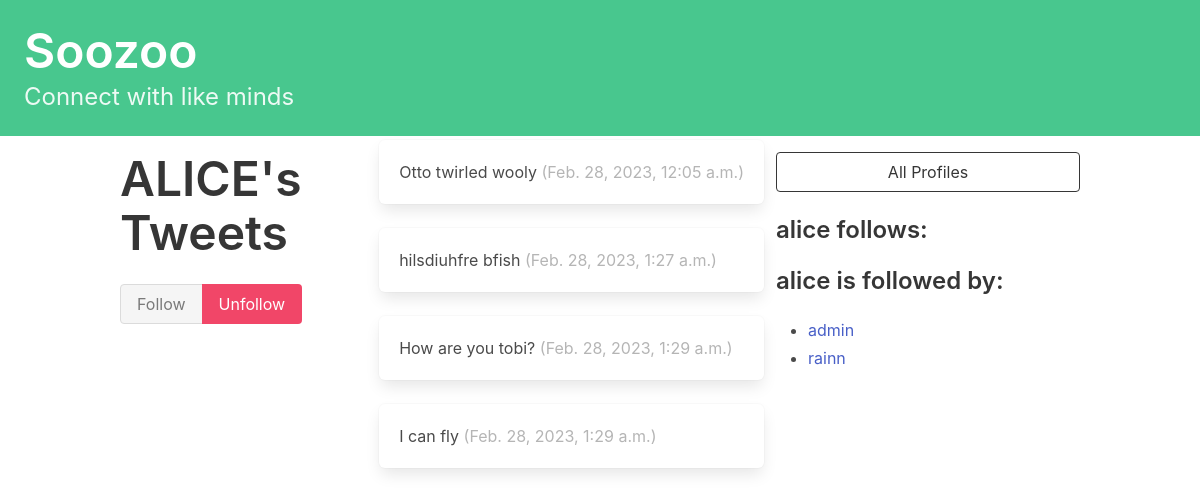
The app's page /profile/2 (signed in) with its own data.
### tobichat/models.py (models this page shows, shortened)
class Profile(models.Model):
    user = models.OneToOneField(User, on_delete=models.CASCADE)
    follows = models.ManyToManyField(
        "self",
        related_name="followed_by",
        symmetrical=False,
        blank=True
    )
    def __str__(self) -> str:
        return self.user.username

class Dweet(models.Model):
    user = models.ForeignKey(
        User, related_name="dweets", on_delete=models.DO_NOTHING
    )
    body = models.CharField(max_length=150)
    created_at = models.DateTimeField(auto_now_add=True)

### tobichat/views.py (the view, shortened to what this page needs)
# urls.py: path("profile/<int:pk>", profile, name="profile"),
def profile(request, pk):
    if not hasattr(request.user, 'profile'):
        missing_profile = Profile(user=request.user)
        missing_profile.save()
    profile = Profile.objects.get(pk=pk)
    return render(request, "tobichat/profile.html", {"profile": profile})

### tobichat/templates/tobichat/profile.html (shortened to what this page needs)
{% extends 'base.html' %}
{% block content %}
<div class="column">
    <div class="block">
    <h1 class="title is-1">
        {{profile.user.username|upper}}'s Tweets
    </h1>
    </div>
<form method="post">
    <div class="buttons has-addons">
    {% if profile in user.profile.follows.all %}
        <button class="button is-success is-static">Follow</button>
        <button class="button is-danger" name="follow" value="unfollow">
            Unfollow
        </button>
    {% else %}
        <button class="button is-success" name="follow" value="follow">
            Follow
        </button>
        <button class="button is-danger is-static">Unfollow</button>
    {% endif %}
    </div>
</form>
</div>
<div class="content">
    {% for dweet in profile.user.dweets.all %}
        <div class="box">
            {{ dweet.body }}
            <span class="is-small has-text-grey-light">
                ({{ dweet.created_at }})
            </span>
        </div>
    {% endfor %}
</div>
<div class="column is-one-third">
    <div class="block">
        <a href="{% url 'tobichat:profile_list' %}">
            <button class="button is-dark is-outlined is-fullwidth">
                All Profiles
            </button>
        </a>
    </div>
    <div class="block">
        <h3 class="title is-4">
            {{profile.user.username}} follows:
        </h3>
    </div>
    <div class="block">
        <h3 class="title is-4">
            {{profile.user.username}} is followed by:
        </h3>
        <div class="content">
            <ul>
            {% for follower in profile.followed_by.all %}
                <li>
                    <a href="{% url 'tobichat:profile' follower.id %}">
                        {{ follower }}
                    </a>
                </li>
            {% endfor %}
            </ul>
        </div>
    </div>
</div>
{% endblock content %}

### records on screen
Profile: user.username "ALICE", user.username "alice"
Dweet: body "Otto twirled wooly", created_at "Feb. 28, 2023, 12:05 a.m."
Dweet: body "hilsdiuhfre bfish", created_at "Feb. 28, 2023, 1:27 a.m."
Dweet: body "How are you tobi?", created_at "Feb. 28, 2023, 1:29 a.m."
Dweet: body "I can fly", created_at "Feb. 28, 2023, 1:29 a.m."
Profile: user.username "admin"
Profile: user.username "rainn"
